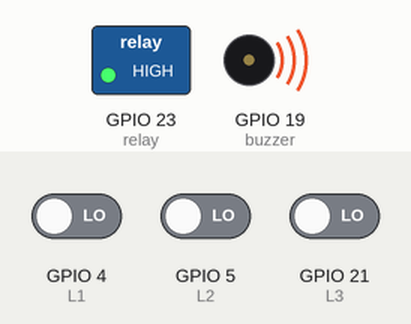
Bench run of a sketch on a simulated ESP32. On the bench: switched loads named in the sketch (green lamp = pin HIGH), buzzer (waves = sounding, pin HIGH). The test bench sets the inputs (shaded band); at power-on: GPIO 4 (L1) LOW, GPIO 5 (L2) LOW, GPIO 21 (L3) LOW. WiFi joins after 1.5 s; servers stay silent unless stated.

Above: at 3.0 s.
3.1 s: GPIO 4 (L1) driven HIGH and GPIO 5 (L2) driven HIGH and GPIO 21 (L3) driven HIGH
At 3.7 s:
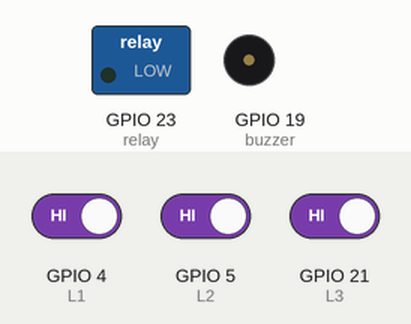
4.6 s: GPIO 4 (L1) driven LOW
At 5.8 s:
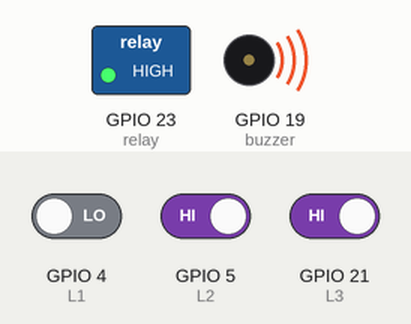
6.1 s: GPIO 4 (L1) driven HIGH
At 7.2 s:
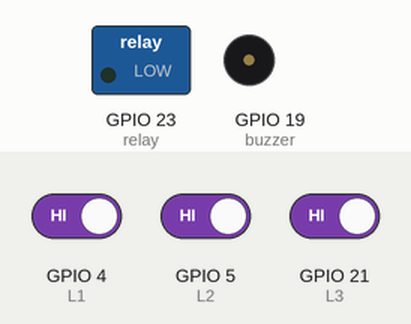
Timing chart, 0 to 9.1 s (numbered marks = the images above; inputs shaded):
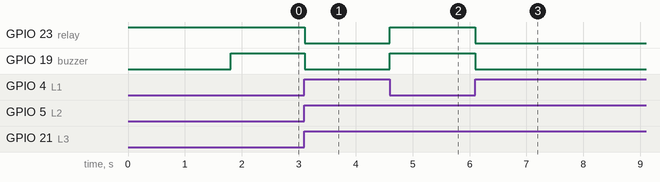

The sketch:

TransmitionFault_.ino
```cpp
#define BLYNK_TEMPLATE_ID "YOUR_TEMPLATE_ID"
#define BLYNK_TEMPLATE_NAME "Transmission Line Fault Detection"
#define BLYNK_AUTH_TOKEN "YOUR_BLYNK_AUTH_TOKEN"

#include <WiFi.h>
#include <BlynkSimpleEsp32.h>

// Enter your Wi-Fi credentials
char ssid[] = "YOUR_WIFI_NAME";
char pass[] = "YOUR_WIFI_PASSWORD";

// ----- Transmission Line Pins -----
int L1 = 4;
int L2 = 5;
int L3 = 21;

// ----- Output Pins -----
int relay = 23;
int buzzer = 19;

void setup()
{
  Serial.begin(115200);

  pinMode(L1, INPUT);
  pinMode(L2, INPUT);
  pinMode(L3, INPUT);

  pinMode(relay, OUTPUT);
  pinMode(buzzer, OUTPUT);

  digitalWrite(relay, HIGH);
  digitalWrite(buzzer, LOW);

  Blynk.begin(BLYNK_AUTH_TOKEN, ssid, pass);
}

void loop()
{
  Blynk.run();

  int line1 = digitalRead(L1);
  int line2 = digitalRead(L2);
  int line3 = digitalRead(L3);

  Blynk.virtualWrite(V0, (line1 == HIGH) ? 0 : 1);
  Blynk.virtualWrite(V1, (line2 == HIGH) ? 0 : 1);
  Blynk.virtualWrite(V2, (line3 == HIGH) ? 0 : 1);

  if (line1 == HIGH && line2 == HIGH && line3 == HIGH)
  {
    digitalWrite(relay, LOW);
    digitalWrite(buzzer, LOW);
  }
  else
  {
    digitalWrite(relay, HIGH);
    digitalWrite(buzzer, HIGH);
  }
}
```

Measured:
- after the input at 3.1 s, GPIO 23 (relay), GPIO 19 (buzzer): HIGH → LOW at once
- after the input at 4.6 s, GPIO 23 (relay), GPIO 19 (buzzer): LOW → HIGH at once
- after the input at 6.1 s, GPIO 23 (relay), GPIO 19 (buzzer): HIGH → LOW at once
